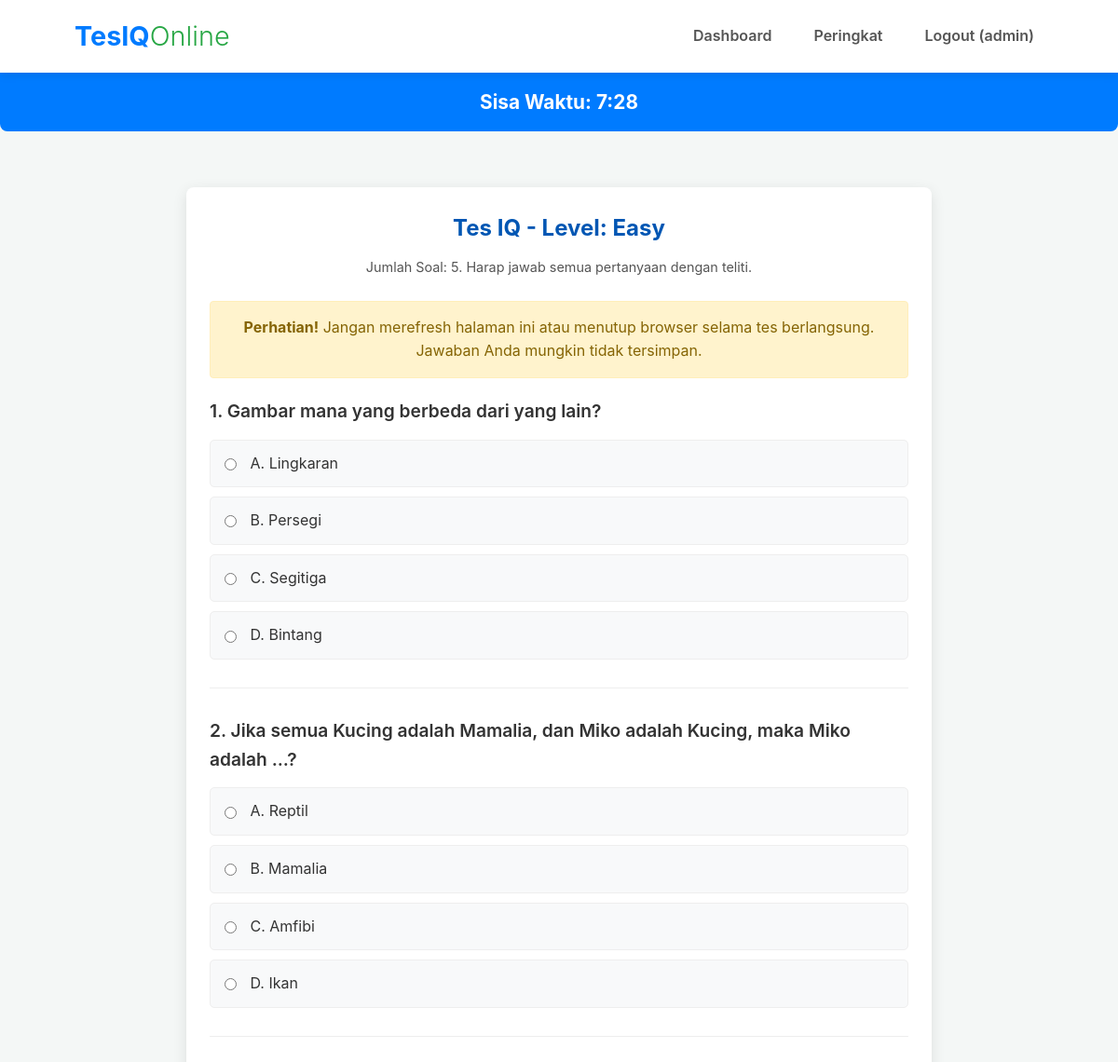
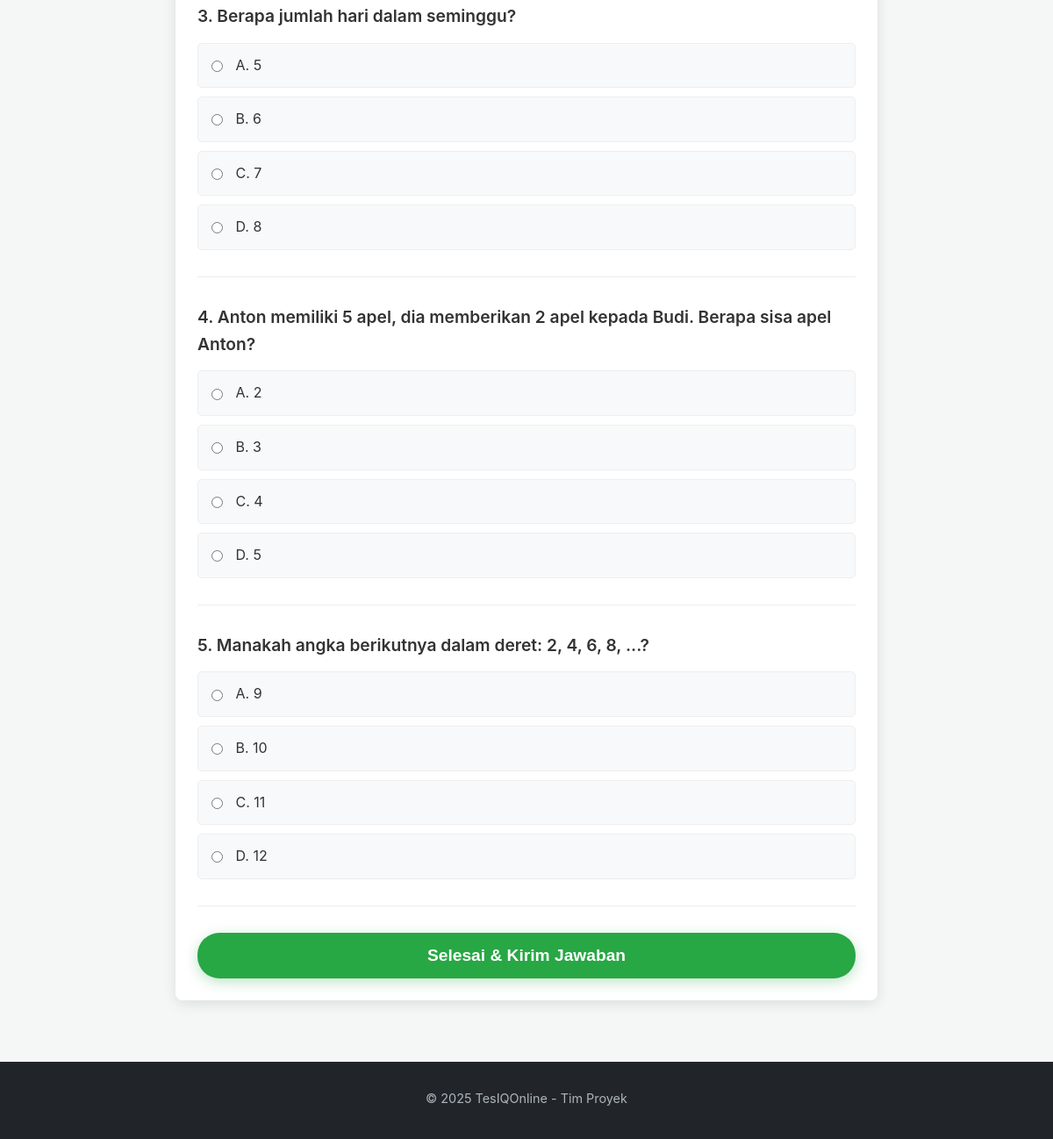
Page /test.php?level_id=1 (signed in) on the committed database (2 pictures, top to bottom).
### tables this page shows
CREATE TABLE IF NOT EXISTS `levels` (
  `id` int(11) NOT NULL AUTO_INCREMENT,
  `level_name` varchar(50) NOT NULL,
  `description` text DEFAULT NULL,
  PRIMARY KEY (`id`),
  UNIQUE KEY `level_name` (`level_name`)
);

CREATE TABLE IF NOT EXISTS `questions` (
  `id` int(11) NOT NULL AUTO_INCREMENT,
  `level_id` int(11) NOT NULL,
  `question_number` int(11) NOT NULL,
  `question_text` text NOT NULL,
  `option_a` varchar(255) NOT NULL,
  `option_b` varchar(255) NOT NULL,
  `option_c` varchar(255) NOT NULL,
  `option_d` varchar(255) NOT NULL,
  `correct_option` char(1) NOT NULL,
  `points` int(11) NOT NULL DEFAULT 10,
  `created_at` timestamp NOT NULL DEFAULT current_timestamp(),
  PRIMARY KEY (`id`),
  KEY `level_id` (`level_id`),
  CONSTRAINT `questions_ibfk_1` FOREIGN KEY (`level_id`) REFERENCES `levels` (`id`) ON DELETE CASCADE
);

### test.php (the view, shortened to what this page needs)
<?php
require_once 'config/db.php';
$level_id = intval($_GET['level_id']);
$stmt_level = $conn->prepare("SELECT level_name, description FROM levels WHERE id = ?");
$stmt_level->bind_param("i", $level_id);
$stmt_level->execute();
$result_level = $stmt_level->get_result();
$level_data = $result_level->fetch_assoc();
$level_name = $level_data['level_name'];
$jumlah_soal_per_tes = 10;
$questions = [];
$stmt_questions = $conn->prepare("SELECT id, question_text, option_a, option_b, option_c, option_d FROM questions WHERE level_id = ? ORDER BY RAND() LIMIT ?");
$stmt_questions->bind_param("ii", $level_id, $jumlah_soal_per_tes);
$stmt_questions->execute();
$result_questions = $stmt_questions->get_result();
if ($result_questions->num_rows > 0) {
    while ($row = $result_questions->fetch_assoc()) {
        $questions[] = $row;
    }
}
$waktu_per_soal_detik = 90;
$total_waktu_tes_detik = count($questions) * $waktu_per_soal_detik;
?>
<!DOCTYPE html>
<html lang="id">
<head>
    <link rel="stylesheet" href="assets/css/style.css">
    <link rel="stylesheet" href="assets/css/test.css">
</head>
<body>
    <header>
        <div class="container">
            <div class="logo">
                 <h1><a href="index.php" style="text-decoration: none; color: inherit;">TesIQ<span class="logo-online">Online</span></a></h1>
            </div>
            <nav>
                <ul>
                    <li><a href="dashboard_user.php">Dashboard</a></li>
                    <li><a href="ranking.php">Peringkat</a></li>
                    <li><a href="logout.php">Logout (<?php echo htmlspecialchars($_SESSION['username']); ?>)</a></li>
                </ul>
            </nav>
        </div>
    </header>
    <div class="timer" id="timer">
        Sisa Waktu: <span id="time">--:--</span>
    </div>
    <main>
        <div class="test-container" data-timeleft="<?php echo $total_waktu_tes_detik; ?>">
            <h2 style="text-align:center; margin-bottom:10px; color:#0056b3;">Tes IQ - Level: <?php echo htmlspecialchars($level_name); ?></h2>
            <p style="text-align:center; margin-bottom:25px; font-size:0.9em; color:#555;">Jumlah Soal: <?php echo count($questions); ?>. Harap jawab semua pertanyaan dengan teliti.</p>
            <div class="warning-message">
                <strong>Perhatian!</strong> Jangan merefresh halaman ini atau menutup browser selama tes berlangsung. Jawaban Anda mungkin tidak tersimpan.
            </div>
            <form action="submit_test.php" method="POST" id="testForm">
                <?php foreach ($questions as $index => $q): ?>
                    <div class="question-block">
                        <p class="question-text"><?php echo ($index + 1) . ". " . htmlspecialchars($q['question_text']); ?></p>
                        <div class="options">
                            <input type="hidden" name="questions_ids[<?php echo $q['id']; ?>]" value="<?php echo $q['id']; ?>"> <label>
                                <input type="radio" name="answers[<?php echo $q['id']; ?>]" value="A" required>
                                A. <?php echo htmlspecialchars($q['option_a']); ?>
                            </label>
                            <label>
                                <input type="radio" name="answers[<?php echo $q['id']; ?>]" value="B">
                                B. <?php echo htmlspecialchars($q['option_b']); ?>
                            </label>
                            <label>
                                <input type="radio" name="answers[<?php echo $q['id']; ?>]" value="C">
                                C. <?php echo htmlspecialchars($q['option_c']); ?>
                            </label>
                            <label>
                                <input type="radio" name="answers[<?php echo $q['id']; ?>]" value="D">
                                D. <?php echo htmlspecialchars($q['option_d']); ?>
                            </label>
                        </div>
                    </div>
                <?php endforeach; ?>
                <button type="submit" class="btn btn-primary submit-test-btn">Selesai & Kirim Jawaban</button>
            </form>
        </div>
    </main>
    <footer style="margin-top: 50px;">
        <div class="container">
            <p>&copy; <?php echo date("Y"); ?> TesIQOnline - Tim Proyek</p>
        </div>
    </footer>
</body>
</html>

### assets/css/style.css (style rules this page uses)
* { margin: 0; padding: 0; box-sizing: border-box; }
body { font-family: -apple-system, BlinkMacSystemFont, "Segoe UI", Roboto, Helvetica, Arial, sans-serif, "Apple Color Emoji", "Segoe UI Emoji", "Segoe UI Symbol"; line-height: 1.6; color: #333; background-color: #f4f7f6; display: flex; flex-direction: column; min-height: 100vh; }
.container { width: 90%; max-width: 1100px; margin: 0 auto; padding: 0 20px; }
header { background-color: #ffffff; color: #333; padding: 1rem 0; box-shadow: 0 2px 10px rgba(0, 0, 0, 0.1); position: sticky; top: 0; z-index: 1000; }
header .container { display: flex; justify-content: space-between; align-items: center; }
header .logo h1 { font-size: 1.8rem; color: #007bff; font-weight: 700; }
header .logo .logo-online { color: #28a745; font-weight: 300; }
header nav ul { list-style: none; display: flex; }
header nav ul li { margin-left: 25px; }
header nav ul li a { text-decoration: none; color: #555; font-weight: 600; padding: 5px 10px; border-radius: 5px; transition: background-color 0.3s ease, color 0.3s ease; }
main { flex-grow: 1; padding-top: 20px; }
.btn { display: inline-block; padding: 12px 28px; text-decoration: none; border-radius: 25px; font-weight: 600; transition: background-color 0.3s ease, transform 0.2s ease; font-size: 1rem; cursor: pointer; border: none; }
.btn-primary { background-color: #28a745; color: #fff; box-shadow: 0 4px 15px rgba(40, 167, 69, 0.3); }
footer { background-color: #212529; color: #adb5bd; text-align: center; padding: 30px 0; margin-top: auto; }
footer p { margin-bottom: 5px; font-size: 0.9rem; }

### assets/css/test.css (style rules this page uses)
.test-container { max-width: 800px; margin: 20px auto; padding: 25px; background-color: #fff; border-radius: 8px; box-shadow: 0 4px 15px rgba(0, 0, 0, 0.1); }
.question-block { margin-bottom: 30px; padding-bottom: 20px; border-bottom: 1px solid #eee; }
.question-text { font-size: 1.2rem; font-weight: 600; margin-bottom: 15px; color: #333; }
.options label { display: block; background-color: #f8f9fa; padding: 12px 15px; margin-bottom: 10px; border-radius: 5px; cursor: pointer; transition: background-color 0.2s ease-in-out, border-color 0.2s ease-in-out; border: 1px solid #eee; }
.options input[type="radio"] { margin-right: 10px; vertical-align: middle; }
.timer { position: sticky; top: 70px; background-color: #007bff; color: white; padding: 15px; text-align: center; font-size: 1.3rem; font-weight: bold; border-radius: 0 0 8px 8px; z-index: 900; margin-bottom: 20px; }
header { position: sticky; top: 0; z-index: 1000; }
.submit-test-btn { display: block; width: 100%; padding: 15px; font-size: 1.2rem; margin-top: 30px; }
.warning-message { background-color: #fff3cd; color: #856404; padding: 15px; margin-bottom: 20px; border: 1px solid #ffeeba; border-radius: 0.25rem; text-align: center; }

### rows in the picture
levels: level_name "Easy"
questions: question_text "Gambar mana yang berbeda dari yang lain?", option_a "Lingkaran", option_b "Persegi", option_c "Segitiga", option_d "Bintang"
questions: question_text "Jika semua Kucing adalah Mamalia, dan Miko adalah Kucing, maka Miko adalah ...?", option_a "Reptil", option_b "Mamalia", option_c "Amfibi", option_d "Ikan"
questions: question_text "Berapa jumlah hari dalam seminggu?", option_a "5", option_b "6", option_c "7", option_d "8"
questions: question_text "Anton memiliki 5 apel, dia memberikan 2 apel kepada Budi. Berapa sisa apel Anton?", option_a "2", option_b "3", option_c "4", option_d "5"
questions: question_text "Manakah angka berikutnya dalam deret: 2, 4, 6, 8, ...?", option_a "9", option_b "10", option_c "11", option_d "12"

### other values in the picture
$_SESSION['username'] "admin"
count($questions) "5"
